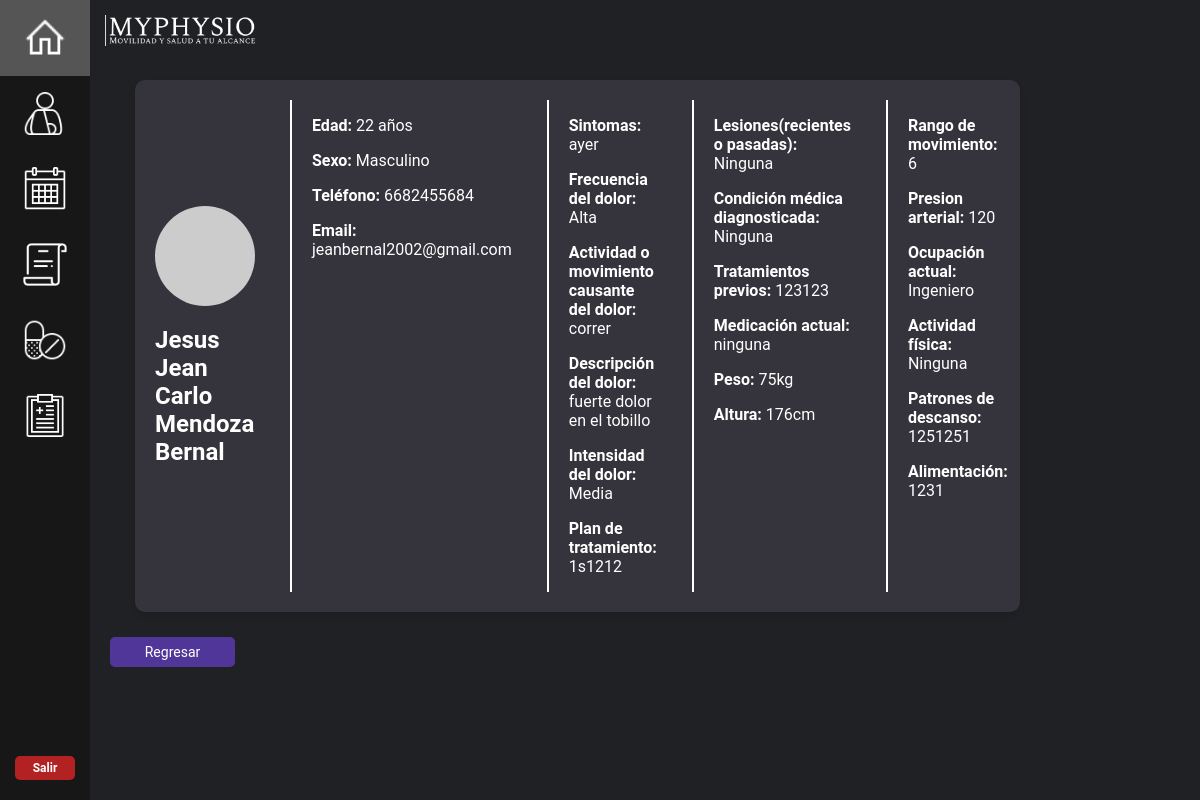
The app's page /mostrar_paciente/20/ with its own data.
### mainapp/models.py (models this page shows, shortened)
class Paciente(models.Model):
    nombre = models.CharField(max_length=100)
    apellido_paterno = models.CharField(max_length=100)
    apellido_materno = models.CharField(max_length=100)
    edad = models.IntegerField(blank=True, null=True)
    fecha_nacimiento = models.DateField(blank=True, null=True)
    sexo = models.CharField(max_length=100, blank=True, null=True)
    direccion = models.CharField(max_length=100, blank=True, null=True)
    telefonoP = models.CharField(max_length=10,blank=True, null=True)
    emailP = models.EmailField(blank=True, null=True)
    sintomas = models.CharField(max_length=100, blank=True, null=True)
    frecuencia_dolor = models.CharField(max_length=255, blank=True, null=True)
    act_causante = models.CharField(max_length=100, blank=True, null=True)
    descripcion_dolor = models.CharField(max_length=100, blank=True, null=True)
    intensidad_dolor = models.CharField(max_length=100, blank=True, null=True)
    tratamiento = models.TextField(max_length=255, blank=True, null=True)
    lesiones = models.CharField(max_length=100, blank=True, null=True)
    condicion = models.CharField(max_length=100, blank=True, null=True)
    tratamientos_previos = models.TextField(max_length=255, blank=True, null=True)
    medicacion_actual = models.CharField(max_length=100, blank=True, null=True)
    peso = models.IntegerField(blank=True, null=True)
    altura = models.IntegerField(blank=True, null=True)
    rango_mov = models.IntegerField(blank=True, null=True)
    presion = models.CharField(max_length=100, blank=True, null=True)
    ocupacion = models.CharField(max_length=100, blank=True, null=True)
    act_fisica = models.CharField(max_length=100, blank=True, null=True)
    descanso = models.TextField(max_length=255, blank=True, null=True)
    alimentacion = models.TextField(max_length=255, blank=True, null=True)
    def __str__(self):
        return self.nombre + ' ' + self.apellido_paterno + ' ' + self.apellido_materno

### mainapp/views.py (the view)
# urls.py: path("mostrar_paciente/<paciente_id>/", views.mostrar_paciente, name="mostrar_paciente"),
def mostrar_paciente(request, paciente_id):
    paciente = Paciente.objects.get(pk=paciente_id)
    return render(request, "./mostrar_paciente.html", {'paciente': paciente})

### mainapp/templates/mostrar_paciente.html (shortened to what this page needs)
{% extends "dashboard_home.html" %}
{% load static %}
{% block content %}
<div class="container_citas">
    <div class="card-container">
        <div class="avatar">
            <img src="https://via.placeholder.com/100" alt="Avatar del paciente">
            <h2>{{ paciente }}</h2>
        </div>
        <div class="info">
            <p><strong>Edad:</strong> {{paciente.edad}} años</p>
            <p><strong>Sexo:</strong> {{paciente.sexo}}</p>
            <p><strong>Teléfono:</strong> {{paciente.telefonoP}}</p>
            <p><strong>Email:</strong> {{paciente.emailP}}</p>
        </div>
        <div class="info">
            <p><strong>Sintomas:</strong> {{paciente.sintomas}}</p>
            <p><strong>Frecuencia del dolor:</strong> {{paciente.frecuencia_dolor}}</p>
            <p><strong>Actividad o movimiento causante del dolor:</strong> {{paciente.act_causante}}<p>
            <p><strong>Descripción del dolor:</strong> {{paciente.descripcion_dolor}}<p>
            <p><strong>Intensidad del dolor:</strong> {{paciente.intensidad_dolor}}</p>
            <p><strong>Plan de tratamiento:</strong> {{paciente.tratamiento}}</p>
        </div>
        <div class="info">
            <p><strong>Lesiones(recientes o pasadas):</strong> {{paciente.lesiones}}</p>
            <p><strong>Condición médica diagnosticada:</strong> {{paciente.condicion}}</p>
            <p><strong>Tratamientos previos:</strong> {{paciente.tratamientos_previos}}</p>
            <p><strong>Medicación actual:</strong> {{paciente.medicacion_actual}}</p>
            <p><strong>Peso:</strong> {{paciente.peso}}kg</p>
            <p><strong>Altura:</strong> {{paciente.altura}}cm</p>
        </div>
        <div class="info">
            <p><strong>Rango de movimiento:</strong> {{paciente.rango_mov}}</p>
            <p><strong>Presion arterial:</strong> {{paciente.presion}}</p>
            <p><strong>Ocupación actual:</strong> {{paciente.ocupacion}}</p>
            <p><strong>Actividad física:</strong> {{paciente.act_fisica}}</p>
            <p><strong>Patrones de descanso:</strong> {{paciente.descanso}}</p>
            <p><strong>Alimentación:</strong> {{paciente.alimentacion}}</p>
        </div>
    </div>
</div>
    <a href="/pacientes"><button id="next1" class="next-button" type="button">Regresar</button></a>
{% endblock %}

### mystaticfiles/styles.css (style rules this page uses)
* { font-family: 'Roboto'; }
body { display: flex; flex-direction: column; margin: 0; min-height: 100vh; color: white; background-color: #202124; }
.next-button { width: 250px; height: 30px; text-align: center; background-color: #51369A; color: white; font-size: 14px; cursor: pointer; border-radius: 5px; border: none; align-self: center; margin-right: 16%; transition: all ease 0.5s; }

### mainapp/templates/dashboard_home.html (style rules this page uses)
body { margin: 0; font-family: "Roboto"; color: white; background-color: #202124; }
img { width:75%; display:block; margin-left:auto; margin-right:auto; }

### mainapp/templates/mostrar_paciente.html (style rules this page uses)
.container_citas { color: white; margin: 60px 200px 25px 25px; }
.next-button { width: 125px; height: 30px; text-align: center; background-color: #51369A; color: white; font-size: 14px; cursor: pointer; border-radius: 5px; border: none; align-self: center; margin-right: 16%; transition: all ease 0.5s; }
.card-container { background-color: #35333C; border-radius: 10px; box-shadow: 0 4px 6px rgba(0, 0, 0, 0.1); display: flex; width: 100%; padding: 20px; gap: 35px; }
.avatar img { border-radius: 50%; width: 100px; height: 100px; object-fit: cover; }
.avatar { align-self: center; width: 200px; }
.info { border-left: 2px solid white; padding-left: 20px; }

### records on screen
Paciente: nombre+apellido_paterno+apellido_materno "Jesus Jean Carlo Mendoza Bernal", edad "22", sexo "Masculino", telefonoP "6682455684", emailP "jeanbernal2002@gmail.com", sintomas "ayer", frecuencia_dolor "Alta", act_causante "correr", descripcion_dolor "fuerte dolor en el tobillo", intensidad_dolor "Media", tratamiento "1s1212", lesiones "Ninguna", condicion "Ninguna", tratamientos_previos "123123", medicacion_actual "ninguna", peso "75", altura "176", rango_mov "6", presion "120", ocupacion "Ingeniero", act_fisica "Ninguna", descanso "1251251", alimentacion "1231"
